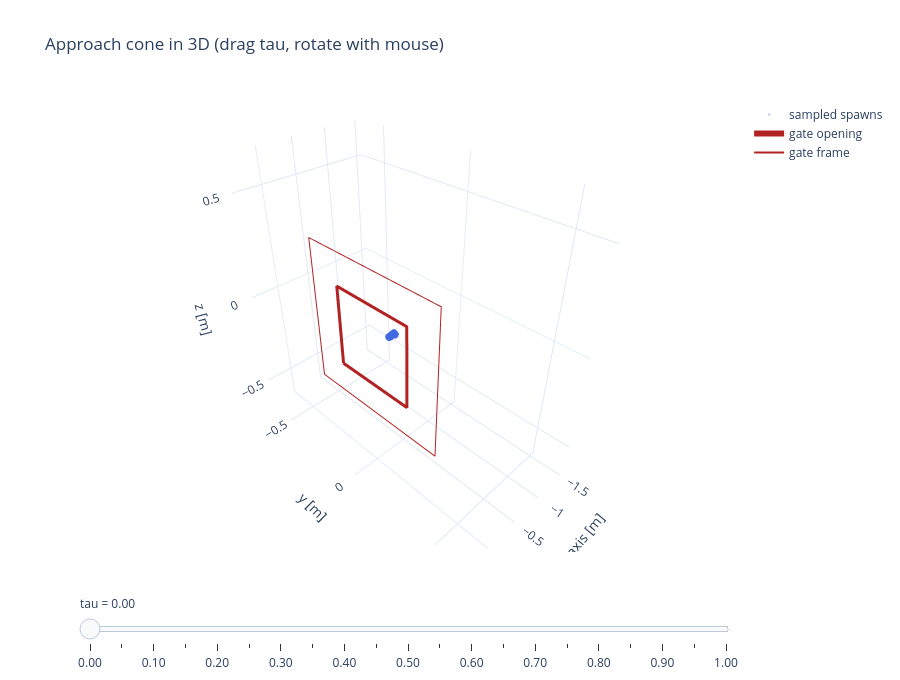

Notebook code cell kept with this figure:
### Markdown cell above
## 4. Cone vs gate — 3D with sampled spawns

The same cone in 3D, with actual sampled spawn points (same geometry as `_sample_cone_spawn`, minus the obstacle/altitude rejection). The gate sits in the y–z plane at the origin with its normal along +x; the drone flies in the +x direction through it. Spawns populate the entry side (−x). **Drag `tau`; rotate with the mouse.**

### Code cell
N_POINTS = 500
SEED = 0


def _square3d(half, color, width, name):
    return go.Scatter3d(x=[0, 0, 0, 0, 0], y=[-half, half, half, -half, -half],
                        z=[-half, -half, half, half, -half], mode="lines",
                        line=dict(color=color, width=width), name=name)


def _cone3d_traces(tau, d_max, n, seed):
    kap = float(kappa_schedule(tau, cfg))
    d_min = cfg.d_min
    s_hi = max(d_min + kap * (d_max - d_min), d_min + 1e-3)
    rng = np.random.default_rng(seed)
    s = rng.uniform(d_min, s_hi, n)
    theta = rng.uniform(0.0, kap * cfg.theta_max, n)
    phi = rng.uniform(0.0, 2 * np.pi, n)
    radial = s * np.tan(theta)
    return [
        go.Scatter3d(x=-s, y=radial * np.cos(phi), z=radial * np.sin(phi), mode="markers",
                     marker=dict(size=2, color="royalblue", opacity=0.5), name="sampled spawns"),
        _square3d(GATE_HALF, "firebrick", 6, "gate opening"),
        _square3d(GATE_OUTER / 2, "firebrick", 2, "gate frame"),
    ]


frames = [go.Frame(data=_cone3d_traces(t, cfg.d_max_cap, N_POINTS, SEED), name=f"{t:.2f}")
          for t in TAU_GRID]
fig = go.Figure(data=_cone3d_traces(TAU_GRID[0], cfg.d_max_cap, N_POINTS, SEED), frames=frames)
lim = cfg.d_max_cap * np.tan(cfg.theta_max) * 1.05
fig.update_layout(
    height=680, template="plotly_white", title="Approach cone in 3D (drag tau, rotate with mouse)",
    sliders=_tau_slider(frames),
    scene=dict(xaxis_title="x along axis [m]", yaxis_title="y [m]", zaxis_title="z [m]",
               yaxis=dict(range=[-lim, lim]), zaxis=dict(range=[-lim, lim]),
               xaxis=dict(range=[-cfg.d_max_cap * 1.05, 0.4]), aspectmode="data"),
)
fig.show()

### Figure 1 — Plotly figure (JSON) as saved in the notebook; plotly's stock layout.template omitted (floating-point values rounded to 4 significant figures; data arrays with more than 128 entries replaced by an {"elided": "..."} marker saying what was removed)
{"data": [{"marker": {"color": "royalblue", "opacity": 0.5, "size": 2}, "mode": "markers", "name": "sampled spawns", "type": "scatter3d", "x": {"elided": "500 float values"}, "y": {"elided": "500 float values"}, "z": {"elided": "500 float values"}}, {"line": {"color": "firebrick", "width": 6}, "mode": "lines", "name": "gate opening", "type": "scatter3d", "x": [0, 0, 0, 0, 0], "y": [-0.2, 0.2, 0.2, -0.2, -0.2], "z": [-0.2, -0.2, 0.2, 0.2, -0.2]}, {"line": {"color": "firebrick", "width": 2}, "mode": "lines", "name": "gate frame", "type": "scatter3d", "x": [0, 0, 0, 0, 0], "y": [-0.36, 0.36, 0.36, -0.36, -0.36], "z": [-0.36, -0.36, 0.36, 0.36, -0.36]}], "layout": {"height": 680, "scene": {"aspectmode": "data", "xaxis": {"range": [-1.575, 0.4], "title": {"text": "x along axis [m]"}}, "yaxis": {"range": [-0.6659, 0.6659], "title": {"text": "y [m]"}}, "zaxis": {"range": [-0.6659, 0.6659], "title": {"text": "z [m]"}}}, "sliders": [{"active": 0, "currentvalue": {"prefix": "tau = "}, "pad": {"t": 40}, "steps": [{"args": [["0.00"], {"frame": {"duration": 0, "redraw": true}, "mode": "immediate", "transition": {"duration": 0}}], "label": "0.00", "method": "animate"}, {"args": [["0.05"], {"frame": {"duration": 0, "redraw": true}, "mode": "immediate", "transition": {"duration": 0}}], "label": "0.05", "method": "animate"}, {"args": [["0.10"], {"frame": {"duration": 0, "redraw": true}, "mode": "immediate", "transition": {"duration": 0}}], "label": "0.10", "method": "animate"}, {"args": [["0.15"], {"frame": {"duration": 0, "redraw": true}, "mode": "immediate", "transition": {"duration": 0}}], "label": "0.15", "method": "animate"}, {"args": [["0.20"], {"frame": {"duration": 0, "redraw": true}, "mode": "immediate", "transition": {"duration": 0}}], "label": "0.20", "method": "animate"}, {"args": [["0.25"], {"frame": {"duration": 0, "redraw": true}, "mode": "immediate", "transition": {"duration": 0}}], "label": "0.25", "method": "animate"}, {"args": [["0.30"], {"frame": {"duration": 0, "redraw": true}, "mode": "immediate", "transition": {"duration": 0}}], "label": "0.30", "method": "animate"}, {"args": [["0.35"], {"frame": {"duration": 0, "redraw": true}, "mode": "immediate", "transition": {"duration": 0}}], "label": "0.35", "method": "animate"}, {"args": [["0.40"], {"frame": {"duration": 0, "redraw": true}, "mode": "immediate", "transition": {"duration": 0}}], "label": "0.40", "method": "animate"}, {"args": [["0.45"], {"frame": {"duration": 0, "redraw": true}, "mode": "immediate", "transition": {"duration": 0}}], "label": "0.45", "method": "animate"}, {"args": [["0.50"], {"frame": {"duration": 0, "redraw": true}, "mode": "immediate", "transition": {"duration": 0}}], "label": "0.50", "method": "animate"}, {"args": [["0.55"], {"frame": {"duration": 0, "redraw": true}, "mode": "immediate", "transition": {"duration": 0}}], "label": "0.55", "method": "animate"}, {"args": [["0.60"], {"frame": {"duration": 0, "redraw": true}, "mode": "immediate", "transition": {"duration": 0}}], "label": "0.60", "method": "animate"}, {"args": [["0.65"], {"frame": {"duration": 0, "redraw": true}, "mode": "immediate", "transition": {"duration": 0}}], "label": "0.65", "method": "animate"}, {"args": [["0.70"], {"frame": {"duration": 0, "redraw": true}, "mode": "immediate", "transition": {"duration": 0}}], "label": "0.70", "method": "animate"}, {"args": [["0.75"], {"frame": {"duration": 0, "redraw": true}, "mode": "immediate", "transition": {"duration": 0}}], "label": "0.75", "method": "animate"}, {"args": [["0.80"], {"frame": {"duration": 0, "redraw": true}, "mode": "immediate", "transition": {"duration": 0}}], "label": "0.80", "method": "animate"}, {"args": [["0.85"], {"frame": {"duration": 0, "redraw": true}, "mode": "immediate", "transition": {"duration": 0}}], "label": "0.85", "method": "animate"}, {"args": [["0.90"], {"frame": {"duration": 0, "redraw": true}, "mode": "immediate", "transition": {"duration": 0}}], "label": "0.90", "method": "animate"}, {"args": [["0.95"], {"frame": {"duration": 0, "redraw": true}, "mode": "immediate", "transition": {"duration": 0}}], "label": "0.95", "method": "animate"}, {"args": [["1.00"], {"frame": {"duration": 0, "redraw": true}, "mode": "immediate", "transition": {"duration": 0}}], "label": "1.00", "method": "animate"}]}], "title": {"text": "Approach cone in 3D (drag tau, rotate with mouse)"}}}
